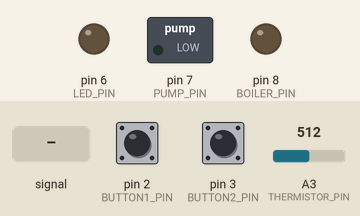
This sketch was run on a simulated Arduino Uno, built with avr-gcc and run on an emulated ATmega328P. On the bench: switched loads named in the sketch (green lamp = pin HIGH), output pins drawn as LEDs (lit = HIGH). The test bench sets the inputs (shaded band); at power-on: A3 (THERMISTOR_PIN) = 512, pin 3 (BUTTON2_PIN) HIGH, pin 2 (BUTTON1_PIN) HIGH. What the sketch prints to the serial monitor is not drawn.

Above: at 1.2 s.
1.3 s: A3 (THERMISTOR_PIN) fed a 200 Hz sine of ±460 counts around its level
At 1.41 s:
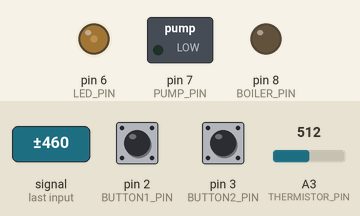
4.3 s: A3 (THERMISTOR_PIN) set to 122
5.8 s: pin 3 (BUTTON2_PIN) pulled LOW for 0.15 s
At 6.5 s:
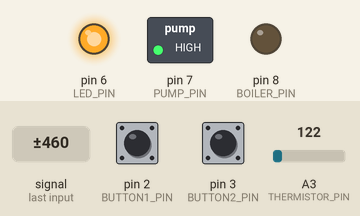
7.4 s: A3 (THERMISTOR_PIN) set to 2
10.4 s: A3 (THERMISTOR_PIN) set to 0
At 11.3 s:
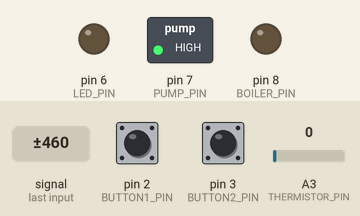
11.9 s: pin 2 (BUTTON1_PIN) pulled LOW for 0.15 s
At 12.4 s:
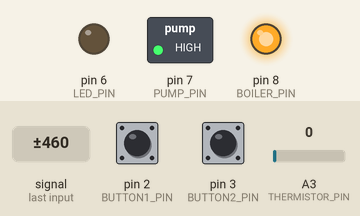
Timing chart, 0 to 28.3 s (numbered marks = the images above; inputs shaded):
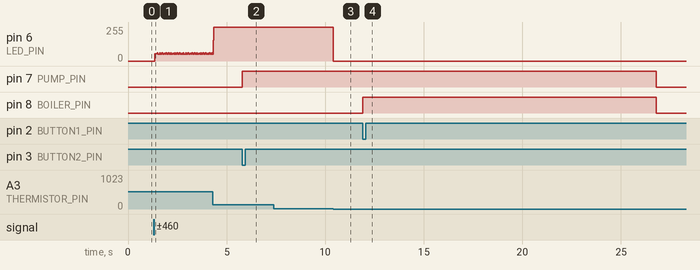

Measured:
- the behaviour switches between 1 and 0 on A3 (THERMISTOR_PIN) (found by bisection; images 2 and 3)
- after the input at 5.8 s, pin 7 (PUMP_PIN): LOW → HIGH at once
- after the input at 10.4 s, pin 6 (LED_PIN): 255/255 → 0/255 at once
- after the input at 11.9 s, pin 8 (BOILER_PIN): LOW → HIGH at once, → LOW 14.9 s later

The sketch:

TeaMachine.ino
```cpp
#define     THERMISTOR_PIN     3       // Pin between the thermistor and
                                       // series resistor.
#define     BUTTON1_PIN        2       // Heizung/Hauptschalter
#define     BUTTON2_PIN        3       //Pumpen

#define     PUMP_PIN           7       //Digital Pin, über den die Pumpe angesteuert werden kann
#define     BOILER_PIN         8       //Digital Pin zum Ansprechen des Boilers
#define     LED_PIN            6       //Digital Pin für Zustands LED

#define     MAX_TEMP           70      //Abschalt-Temperatur in °C des Boilsers.. wir wollen das Sieden nicht riskieren

#define     SERIES_RESISTOR    9875    // Series resistor value in ohms.

#define     ADC_SAMPLES        5       // Number of ADC samples to average
                                       // when taking a reading.
#define     BUTTON_TH          100

#define     A     0.000857108116       //Steinhart-Hart coefficients
#define     B     0.000268916344
#define     C     0.000000095860


#define PUMP_TIME 21000 //zeit in ms um eine Tasse voll zu bekommen... überprüfen...

#define TempUnit "Celsius"


boolean heating;
boolean heat;
boolean doPump; // wir wollen gleich pumpen,
boolean pumping;
boolean temp_reached;
int button1_pressed;
unsigned long startTime;
boolean LED;
boolean LED_ON;
long lastButtonPress1; // zeit, wann der button das letzte mal gedrückt wurde?
long lastButtonPress2;
long tempMillis;
long timeRound;

void setup() {
  Serial.begin(115200);
  analogReference(DEFAULT);
  pinMode(BUTTON1_PIN,INPUT_PULLUP);
  pinMode(BUTTON2_PIN,INPUT_PULLUP);
  pinMode(PUMP_PIN,OUTPUT);
  pinMode(BOILER_PIN,OUTPUT);
  pinMode(LED_PIN, OUTPUT);
  digitalWrite(PUMP_PIN,LOW); //sicherheitshalber erstmal auf LOW schieben.
  digitalWrite(BOILER_PIN,LOW);
  digitalWrite(LED_PIN, LOW);
  lastButtonPress1 = 0;
  lastButtonPress2 = 0;
}


void loop() {

  float temp = kelvinToCelsius(readTemp()); //Temperatur überprüfen
  if (temp >= MAX_TEMP){
   temp_reached = true;
   }
   else if (temp <= MAX_TEMP - 0.25){
    temp_reached = false;
    }

  if (temp >= MAX_TEMP) LED = true;
  if (temp <= MAX_TEMP-0.25) LED = false;

  if (digitalRead(BUTTON1_PIN)==LOW){
    tempMillis = millis();
    if (tempMillis - BUTTON_TH > lastButtonPress1) {
      if (!temp_reached){
          if (heat){
            heat = false;
           }
           else{
           heat = true;
           //Serial.print(F("hihi: ")); Serial.println(heating);
           }

      }
    }
    lastButtonPress1 = tempMillis;
  }

  if (digitalRead(BUTTON2_PIN)==LOW){
    tempMillis = millis();
    if(tempMillis-BUTTON_TH > lastButtonPress2) {
      if (doPump) {
        doPump = false;
        heat = false;
      }
      else{
        doPump = true;
        }
    }
    lastButtonPress2= tempMillis;
  }

  if (temp_reached && heating || !heat){
    heating = false;
    //heat = false;
    digitalWrite(BOILER_PIN,LOW);
  }

  if (heat && !(temp_reached) && !heating){
    heating = true;
    digitalWrite(BOILER_PIN,HIGH);
  }


  if(doPump && !pumping && temp_reached) { //wenn wir pumpen sollen, dann wird die pumpe aktiviert, die startZeit gemerkt und die Pumpe eingeschaltet
   // if(doPump && !pumping) { // for debug.. so kann die pumpe schon vor erreichen der Tempereatur eingestellt werden
    pumping=true;
    digitalWrite(PUMP_PIN,HIGH);
    startTime=millis();
   }
   else if (!doPump && pumping){
       pumping = false;
       digitalWrite(PUMP_PIN,LOW);
   }


   if (((pumping) && (millis() >= (startTime + PUMP_TIME)))) {
     digitalWrite(PUMP_PIN,LOW);
     doPump=false;
     pumping = false;
     heat=false;
     }

   if(LED && !LED_ON){
    digitalWrite(LED_PIN,HIGH);
    LED_ON = true;
    }
   if(!LED && LED_ON){
     digitalWrite(LED_PIN,LOW);
     LED_ON = false;
    }


  Serial.print(temp); Serial.print("C,P"); Serial.print(pumping); Serial.print(",H");Serial.print(heating);
  Serial.print(F(" T")); Serial.println(temp_reached);
  //delay(100);
  //long tempTime2 = micros();
  //Serial.println(tempTime2-timeRound);
  //timeRound = tempTime2;
}


double readResistance() {
  float reading = 0;
  for (int i = 0; i < ADC_SAMPLES; ++i) {
    reading += analogRead(THERMISTOR_PIN);
  }
  reading /= (float)ADC_SAMPLES;
  reading = (1023 / reading) - 1;
  return SERIES_RESISTOR / reading;
}

float kelvinToCelsius(float kelvin) {
  return kelvin - 273.15;
}

float readTemp() {
  float R = readResistance();
  float kelvin = 1.0/(A + B*log(R) + C*pow(log(R), 3.0));
  return kelvin;
}
```
